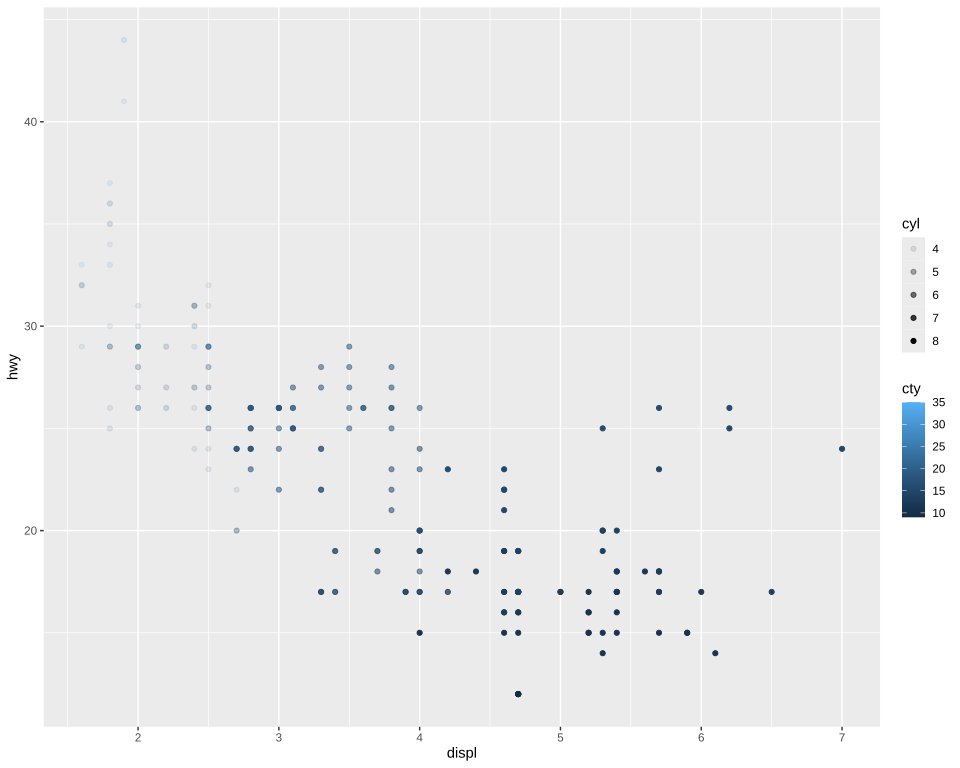

The script that drew this image:
# The plot test/golden/point_colourbar_alpha.svg draws, drawn by ggplot2 itself, as ggplot2's own visual
# tests draw their snapshots: the independent check on that golden whenever it changes. The suite
# never runs this; it needs R, ggplot2 and vdiffr, saved as the Docker image
# giggly-r:ggplot2-4.0.3, and for the gradient svglite and the Liberation fonts, saved as
# giggly-r:ggplot2-4.0.3-svglite. From the repository's root:
#
#   docker run --rm -v "$PWD/test/golden":/golden:ro giggly-r:ggplot2-4.0.3-svglite \
#     Rscript /golden/point_colourbar_alpha.R > point_colourbar_alpha.ggplot2.svg
#   docker run --rm -e SVGLITE=1 -v "$PWD/test/golden":/golden:ro \
#     giggly-r:ggplot2-4.0.3-svglite Rscript /golden/point_colourbar_alpha.R > point_colourbar_alpha.svglite.svg
#
# and compare the first drawing element by element, as test/golden/point.R describes. vdiffr's
# device draws no gradient, and writes the colour bar's rectangle with no fill, where Giggly's
# fills it with its gradient: that rectangle's `fill` is the one difference in the elements. The
# gradient is checked against svglite's own drawing, the second: its stops line for line
#
#   diff <(grep "<stop" point_colourbar_alpha.svglite.svg) <(grep "<stop" test/golden/point_colourbar_alpha.svg)
#
# and its ends at the middle of the bar's rectangle, from its bottom to its top, in each drawing.
# svglite measures text with the Liberation font files, vdiffr with its own table of their
# metrics, and its drawing sits a hundredth of a point or so from vdiffr's, so the gradient's ends
# are checked against its own rectangle, not against vdiffr's; its id is svglite's `pat-0`.
#
# mpg's points coloured by their city mileage and as opaque as their cylinders: a legend and a
# colour bar, two kinds of guide, stacked down the right, each left-aligned. ggplot2 orders guides
# by a hash no reader can predict; Giggly orders them by their aesthetics' names, so `guides()` here
# puts alpha first.
#
# First checked with ggplot2 4.0.3, vdiffr 1.0.9 and svglite 2.2.2: every element and clip path
# matches vdiffr's but svglite's around the whole drawing and the bar's fill, every stop matches
# svglite's, and the one departure is test/golden/point.R's, the x axis drawn before the y.

library(ggplot2)

plot <- ggplot(mpg, aes(displ, hwy, colour = cty, alpha = cyl)) +
  geom_point() +
  guides(
    alpha = guide_legend(order = 1),
    colour = guide_colourbar(order = 2, display = "gradient")
  ) +
  theme_gray()

file <- tempfile(fileext = ".svg")
if (nzchar(Sys.getenv("SVGLITE"))) {
  svglite::svglite(file, width = 10, height = 8, system_fonts = list(sans = "Liberation Sans"))
  print(plot)
  invisible(dev.off())
} else {
  vdiffr::write_svg(plot, file)
}
cat(readLines(file), sep = "\n")
